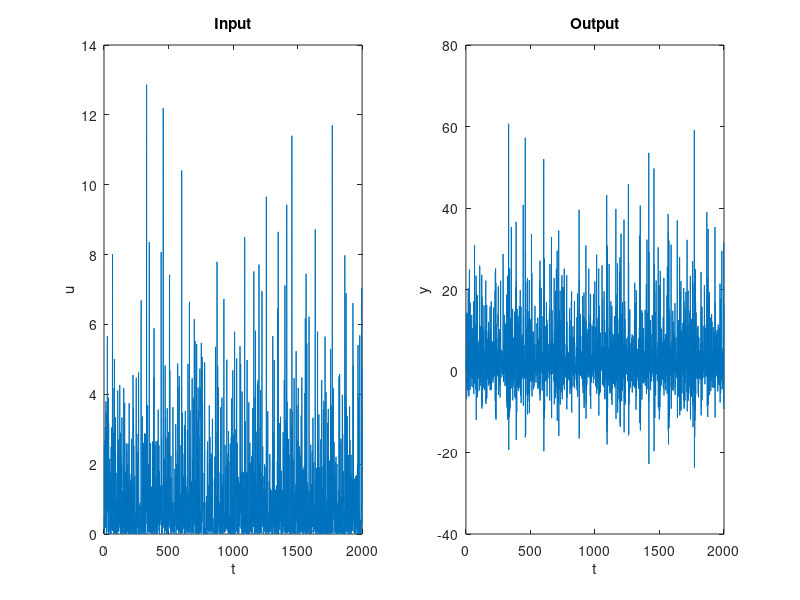

This chart was generated by the following MATLAB code: (Note: this script raises an error after producing the figure.)
%% OE parameter estimation, nB = 2, nF = 1, nk = 1
% true parameter: [5 2 .81], sigma=0.9
clear;clc;close all;

%% plot of input output
load("data.mat");
subplot(1,2,1);
plot(u);
title("Input");
xlabel("t");
ylabel("u");
subplot(1,2,2);
plot(y);
title("Output");
xlabel("t");
ylabel("y");

%% Steepest Descent Algorithm
delta = 1e-4;
flag_stop = true;
k=1;
theta = [0 0 0];
% theta = [10 -2 -0.2]; % other inital condition
print = true;

while (flag_stop)
    % compute current V,dV. the value V is called W not to conflict with the function V
    b = [0 theta(1) theta(2)];
    a = [1 theta(3)];
    yest = filter(b,a,u);
    err = y -yest;
    W = 1/N * sum(err.^2); % V_{k-1}
    Psi = [filter([0 1], [1 theta(3)], u), filter([0 0 1], [1 theta(3)], u), -filter([0 1], [1 theta(3)], yest)];
    dV = -2/N * sum(err.*Psi);

    % backtracking
    mu=1;
    while (abs(theta(3)-mu*dV(3))>=1)
        mu=mu/2;
    end
    while (V(y,u,theta-mu*dV)-W>=0)
        mu=mu/2;
    end

    theta = theta-mu*dV; % new estimate theta^(k)
    
    if (norm(dV)<=delta) % flag_stop on previous iteration gradient -> one iteration more
        flag_stop=false;
    end
    if (print)
        fprintf("Iteration %u:\n", k);
        fprintf("V: %f\n", W);
        fprintf("|dV|: %f\n", norm(dV));
        fprintf("theta: [%f %f %f]\n", theta(1), theta(2), theta(3));
        fprintf("\n");
    end
    k=k+1;
end
% summary for the final estimate
fprintf("Final Estimate in %u iterations:\n", k-1);
fprintf("V: %f\n", W);
fprintf("|dV|: %f\n", norm(dV));
fprintf("theta: [%f %f %f]\n", theta(1), theta(2), theta(3));
fprintf("\n");

%% Comparison with matlab toolbox: 
% OE model estimation
% orders_oe(1) = nB
% orders_oe(2) = nF
% orders_oe(3) = nk
orders_oe = [2 1 1]; 
data = iddata(y,u);
m_oe = oe(data,orders_oe);

% Plot the parameters of the estimated model
fprintf("MATLAB estimate:\n");
fprintf("sigma^2: %f\n", m_oe.NoiseVariance);
fprintf("V: %f\n", V(y,u,[ m_oe.b(2), m_oe.b(3), m_oe.f(2)]))
fprintf("theta: [%f %f %f]\n", m_oe.b(2), m_oe.b(3), m_oe.f(2));

%% One step less -- Stop condition on |V'(\theta^(k)| 
% % compute initial V,dV
% b = [0 theta(1) theta(2)];
% a = [1 theta(3)];
% yest = filter(b,a,u);
% err = y -yest;
% W = 1/N * sum(err.^2); % V_{k-1}
% Psi = [filter([0 1], [1 theta(3)], u), filter([0 0 1], [1 theta(3)], u), -filter([0 1], [1 theta(3)], yest)];
% dV = -2/N * sum(err.*Psi);
% 
% while (flag_stop)
%     % backtracking
%     mu=1;
%     while (abs(theta(3)-mu*dV(3))>=1)
%         mu=mu/2;
%     end
%     while (V(y,u,theta-mu*dV)-W>=0)
%         mu=mu/2;
%     end
%     theta = theta-mu*dV;
% 
%     % compute current V,dV
%     b = [0 theta(1) theta(2)];
%     a = [1 theta(3)];
%     yest = filter(b,a,u);
%     err = y -yest;
%     W = 1/N * sum(err.^2); % V_{k-1}
%     Psi = [filter([0 1], [1 theta(3)], u), filter([0 0 1], [1 theta(3)], u), -filter([0 1], [1 theta(3)], yest)];
%     dV = -2/N * sum(err.*Psi);
% 
%     if (norm(dV)<=delta)
%         flag_stop=false;
%     end
%     fprintf("Iteration %u:\n", k);
%     fprintf("V: %f\n", W);
%     fprintf("|dV|: %f\n", norm(dV));
%     fprintf("theta: [%f %f %f]\n", theta(1), theta(2), theta(3));
%     k=k+1;
%     fprintf("\n");
% end